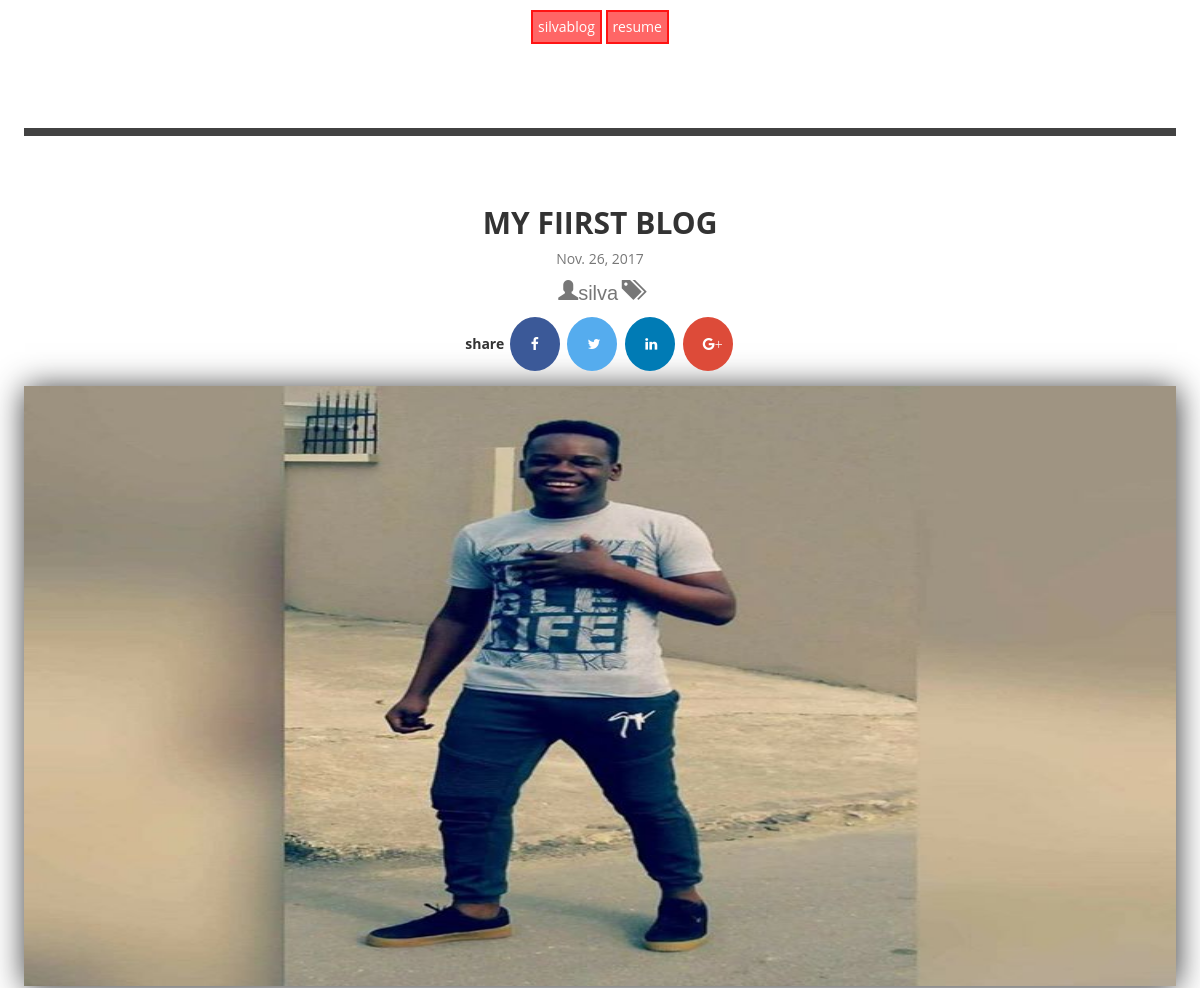
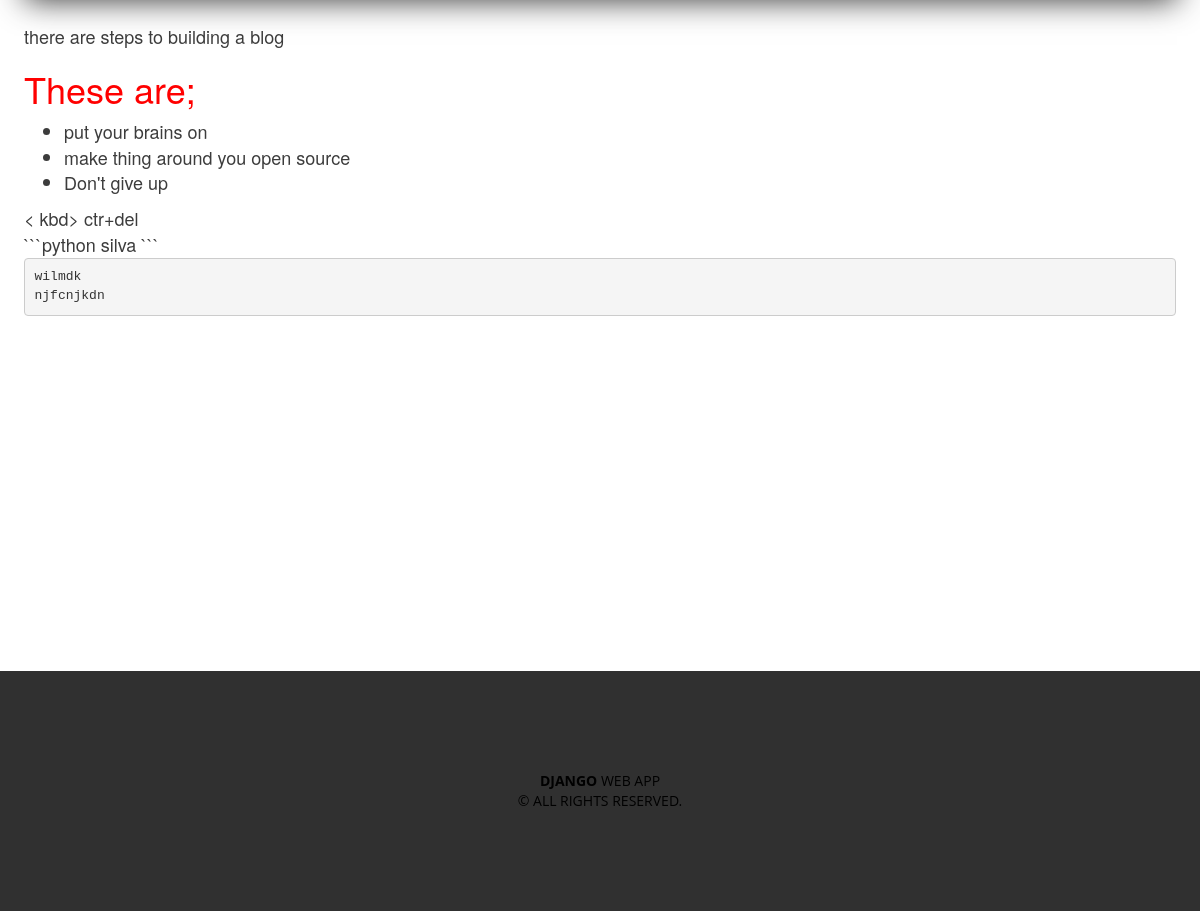
Page /post/2017/11/24/my-fiirst-blog/ on the committed database (2 pictures, top to bottom).
### post/models.py (models this page shows, shortened)
class Post(models.Model):
    STATUS_CHOICE = (
       ('draft', 'Draft'),
       ('published', 'Published')
    )
    title    = models.CharField(max_length=50)
    slug     = models.SlugField(max_length=250 , unique_for_date='publish')
    author   = models.ForeignKey(User, related_name='blog_post')
    image = models.ImageField(upload_to=upload_location,
                                null=True,
                                blank=True,
                                height_field = 'height_field',
                                width_field = 'width_field',
                                )
    height_field = models.IntegerField(default=0)
    width_field = models.IntegerField(default=0)
    image_info = models.CharField(max_length=30, default='image info', null=True, blank=True)
    content  = models.TextField()
    publish  = models.DateTimeField(default=timezone.now)
    created  = models.DateTimeField(auto_now=True)
    updated  = models.DateTimeField(auto_now_add=True)
    status   = models.CharField(max_length=10, choices=STATUS_CHOICE, default='draft')
    objects = models.Manager()
    tags = TaggableManager()
    publishs = PostManager()
    class Meta:
        ordering = ('-publish',)
    def __str__(self):
        return self.title

### post/views.py (the view)
def detail(request, year, month, day, post):
    post = get_object_or_404(Post, slug = post,
                                    publish__year=year,
                                    publish__month = month,
                                    publish__day = day)
    print(post)
    context = {
        'post':post,
        'title': post.slug
    }
    return render(request, 'post/detail.html', context)

### post/templates/post/detail.html (shortened to what this page needs)
{% extends "post/base.html" %}
{% block content %}
<div style="border-top: solid #424242 8px ; margin: 84px 24px 0px;
">
<div style="padding-top: 50px;" class="head">
	<h2 style="text-transform: uppercase;font-weight: 700">{{ post.title }}</h2>
	<p style="color: #777;">{{ post.created|date }}</p>
	<p style="color:#777;font-size:20px;" class="glyphicon glyphicon-user" ><span style="font-family:sans-serif">{{ post.author }}</span>  </p>
	{% if post.tags %}
		<p style="color:#777;font-size:20px;" class="glyphicon glyphicon-tags" >
		</p>
	{% endif %}
	<div><b>share</b>
    <a href="http://www.facebook.com/sharer/sharer.php?u={{ request.build_absolute_uri }}" class="fa fa-facebook"></a>
    <a href="https://twitter.com/home?status={{ instance.content}}%20{{ request.build_absolute_uri }}" class="fa fa-twitter"></a>
    <a class="fa fa-linkedin" href="https://www.linkedin.com/shareArticle?mini=true&url={{ request.build_absolute_uri }}/&title={{ instance.title }}&summary={{ quote_tag }}&source={{ request.build_absolute_uri }}/"></a>
    <a class="fa fa-google" href="https://plus.google.com/share?url={{ request.build_absolute_uri }}">+</a>
	</div>
</div>
	<div style=" padding-top: 10px; padding-bottom: 10px; margin-bottom: 300px;width: 100%  ">
		{% if post.image %}
		<img style="box-shadow:1px 2px 30px; max-height: 600px " class="img-responsive" alt="{{ post.image_info }}" width="100%"  src="{{ post.image.url }}" />
		{% endif %}
		<span style="color: #3c3c3c;padding-top: 30px;font-size: 18px;line-height: 1.8e145%m;padding-left: 5px;padding-right: 5px;
		font-family: "Open Sans", arial, sans-serif;">{{ post.content|safe }}</span>
	</div>
	</div>
</div>
{% endblock %}

### static/css/base.css (style rules this page uses)
.head { font-family: "Open Sans", arial, sans-serif; text-align: center; }
html body { height: 100% }
body { margin: 0; }
* { box-sizing: border-box; -webkit-box-sizing: border-box; -moz-box-sizing: border-box; }
.fa { padding: 20px; line-height: 3em; width: 50px; text-decoration: none; text-align: center; margin: 5px 2px; border-radius: 50%; }
.fa-facebook { background: #3B5998; color: white; }
.fa-twitter { background: #55ACEE; color: white; }
.fa-google { background: #dd4b39; color: white; }
.fa-linkedin { background: #007bb5; color: white; }

### rows in the picture
Post: title "MY FIIRST BLOG", created "Nov. 26, 2017", author "silva", image (picture), content "there are steps to building a blog These are; put your brains on make thing around you open source Don't give up < kbd> ctr+del ```python silva ``` wilmdk njfcnjkdn"
